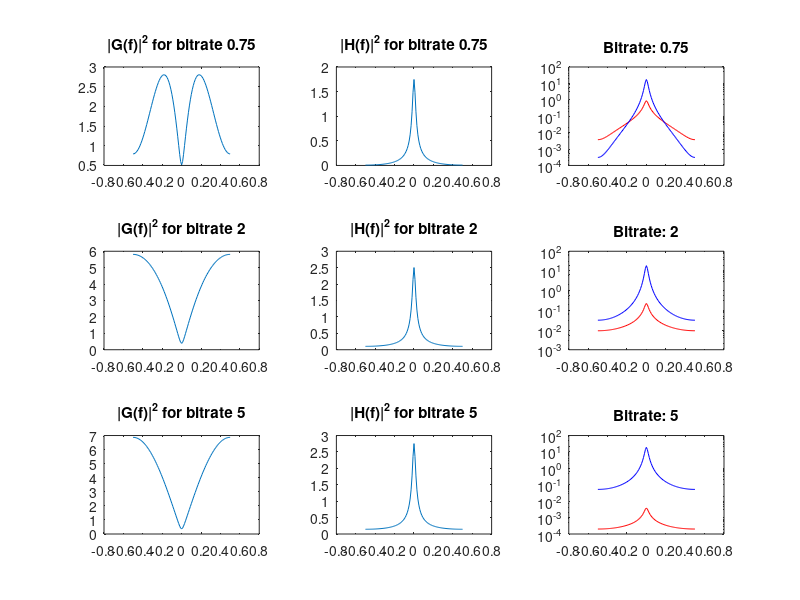

This chart was generated by the following MATLAB code:
bitrate = [0.75 2 5];

for k = 1:length(bitrate)
    rho = 0.9;
    sigma_q = sqrt(2^(-2*bitrate(k))*pi*exp(1)/6);
    f = @(x) (1-rho^2)./((1-rho*exp(-1j*2*pi*x)).*(1-rho*exp(1j*2*pi*x))); %S_X
    sqF = @(x) sqrt(f(x));
    lagrange = (sigma_q/(sigma_q^2+1))*integral(sqF,-0.5,0.5);
    %disp(lagrange);

    frek = -0.5:0.01:0.5;

    G = sqrt(sigma_q^2./(lagrange^2.*f(frek)))-(sigma_q^2)./f(frek);

    H = sqrt(lagrange^2*f(frek)/sigma_q^2)-lagrange^2;

    fprintf('roten av lagrange: %f, sigma_q: %f, %f bitrate\n', lagrange, sigma_q, bitrate(k));
    Sqy = sigma_q^2 * H;
    sigma_q;
    Sxy = f(frek).*G.*H;
    
    figure(1);
    textG =sprintf('|G(f)|^2 for bitrate %g', bitrate(k));
    textH =sprintf('|H(f)|^2 for bitrate %g', bitrate(k));
    subplot(3,3,3*k-2), plot(frek,G), title(textG);
        %figure(2);
    subplot(3,3,3*k-1), plot(frek,H), title(textH);

%Sqy = sigma_q*(0.998.*f(frek).^(0.5)-0.00139);
%Sxy = 
    %figure(2+k);
    text = sprintf('Bitrate: %g', bitrate(k));
    subplot(3,3,3*k);
    semilogy(frek, Sqy, 'r'), title(text);

    hold on 
    semilogy(frek,Sxy, 'b');
    Sx = f(frek);
end